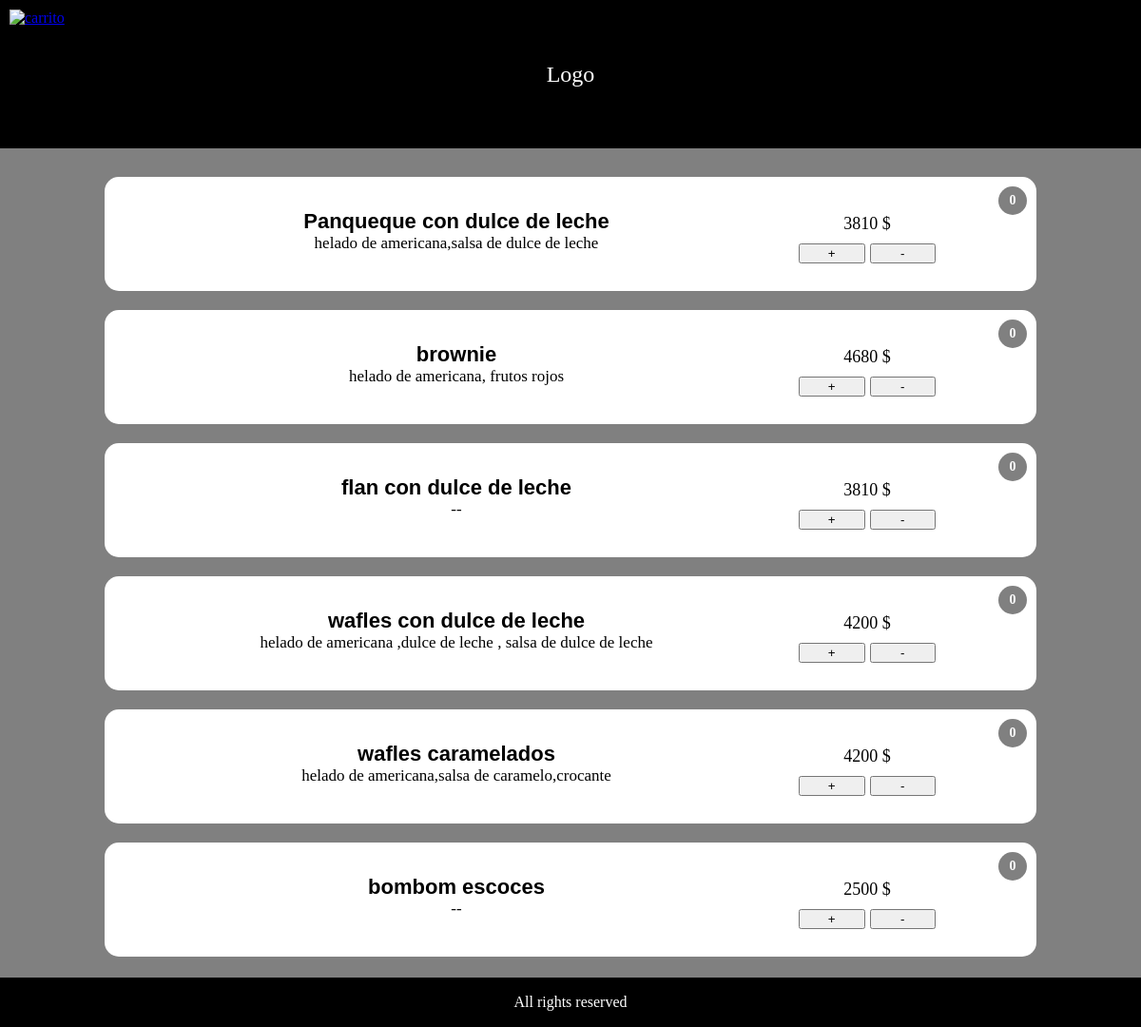
Page /postres.php on the committed database.
### tables this page shows
CREATE TABLE `postres` (
  `id` int(100) NOT NULL,
  `producto` varchar(100) NOT NULL,
  `descripcion` varchar(100) NOT NULL,
  `precio` int(100) NOT NULL
);

### postres.php (the view, shortened to what this page needs)
<?php
include 'conexion.php';
$conn = new mysqli($servername, $username, $password, $dbname);
function obtenerDatos($conn, $tabla, $columnas, $limite = 6, $offset = 0) {
    $columnas_str = implode(", ", $columnas);
    $sql = "SELECT $columnas_str FROM $tabla LIMIT $limite OFFSET $offset";
    $result = $conn->query($sql);
    if ($result->num_rows > 0) {
        $datos = [];
        while ($row = $result->fetch_assoc()) {
            $datos[] = $row;
        }
        return $datos;
    } else {
        return [];
    }
}
$columnas = ['producto', 'descripcion', 'precio'];
$productos = obtenerDatos($conn, "postres", $columnas, 6);
$carrito = isset($_SESSION['carrito']) ? $_SESSION['carrito'] : [];
?>
<!DOCTYPE html>
<html lang="en">
<head>
    <link rel="stylesheet" href="stylePostre.css">
</head>
<body>
    <a href="#" class="div-carrito-logo" id="carrito-toggle">
        <img src="https://imgs.search.brave.com/YTMltGz-gA7Tl3n8S55llzBxTrU71GXA8kAejh69gcE/rs:fit:860:0:0:0/g:ce/aHR0cHM6Ly9pbWFn/ZXMudmV4ZWxzLmNv/bS9tZWRpYS91c2Vy/cy8zLzIwMDA5Ny9p/c29sYXRlZC9wcmV2/aWV3Lzk0MjgyMDgz/NjI0NmYwOGMyZDZi/ZTIwYTQ1YTg0MTM5/LWljb25vLWRlLWNh/cnJpdG8tZGUtY29t/cHJhcy1jYXJyaXRv/LWRlLWNvbXByYXMu/cG5n" alt="carrito" class="carrito-logo">
    </a>
    <div class="logo">Logo</div>
    <div class="contenedor">
        <?php foreach ($productos as $index => $producto): ?>
        <div class="slot">
            <div class="productoDescripcion">
                <p class="producto"><?php echo htmlspecialchars($producto['producto']); ?></p>
                <p class="descripcion"><?php echo htmlspecialchars($producto['descripcion']); ?></p>
            </div>
            <div class="precioBotones">
                <div class="precio"><?php echo $producto['precio']; ?> $</div>
                <div class="botones">
                    <button class="mas" data-nombre="<?php echo htmlspecialchars($producto['producto']); ?>" data-precio="<?php echo $producto['precio']; ?>">+</button>
                    <button class="menos" data-nombre="<?php echo htmlspecialchars($producto['producto']); ?>" data-precio="<?php echo $producto['precio']; ?>">-</button>
                </div>
            </div>
            <div class="contador" data-nombre="<?php echo htmlspecialchars($producto['producto']); ?>">
                <?php echo isset($carrito[$producto['producto']]) ? $carrito[$producto['producto']]['cantidad'] : 0; ?>
            </div>
        </div>
        <?php endforeach; ?>
    </div>
    <div class="p-pie">All rights reserved</div>
</body>
</html>

### stylePostre.css (style rules this page uses)
* { margin: 0; padding: 0; }
body { overflow: hidden; }
.logo { width: 100vw; height: 15vh; background-color: black; color: white; text-align: center; line-height: 15vh; font-size: 24px; }
.contenedor { width: 100vw; height: 80vh; background-color: grey; display: grid; justify-content: center; overflow-y: scroll; scrollbar-width: none; padding: 20px 0; }
.slot { position: relative; width: 80vw; height: 100px; background-color: white; margin: 10px; border-radius: 15px; display: grid; grid-template-columns: 75% 15%; align-items: center; padding: 10px; }
.productoDescripcion { display: grid; grid-template-rows: 1fr 1fr; }
.producto { text-align: center; font-size: 22px; font-family: 'Arial Black', 'Arial', sans-serif; font-weight: 700; }
.descripcion { text-align: center; font-size: 17px; }
.precioBotones { display: grid; grid-template-rows: 1fr 1fr; }
.precio { text-align: center; font-size: 18px; margin-top: 10px; }
.botones { margin-top: 10px; display: grid; grid-template-columns: 1fr 1fr; gap: 5px; }
.div-carrito-logo { position: fixed; top: 10px; left: 10px; width: 70px; height: 70px; z-index: 20; transition: transform 0.4s ease-in-out; }
.carrito-logo { width: 100%; height: 100%; }
.p-pie { height: 5vh; background-color: black; color: white; text-align: center; line-height: 5vh; }
.contador { position: absolute; top: 10px; right: 10px; background-color: grey; color: white; border-radius: 50%; width: 30px; height: 30px; display: flex; justify-content: center; align-items: center; font-weight: bold; font-size: 14px; }

### rows in the picture
postres: producto "Panqueque con dulce de leche", descripcion "helado de americana,salsa de dulce de leche", precio "3810"
postres: producto "brownie", descripcion "helado de americana, frutos rojos", precio "4680"
postres: producto "flan con dulce de leche", descripcion "--", precio "3810"
postres: producto "wafles con dulce de leche", descripcion "helado de americana ,dulce de leche , salsa de dulce de leche", precio "4200"
postres: producto "wafles caramelados", descripcion "helado de americana,salsa de caramelo,crocante", precio "4200"
postres: producto "bombom escoces", descripcion "--", precio "2500"
